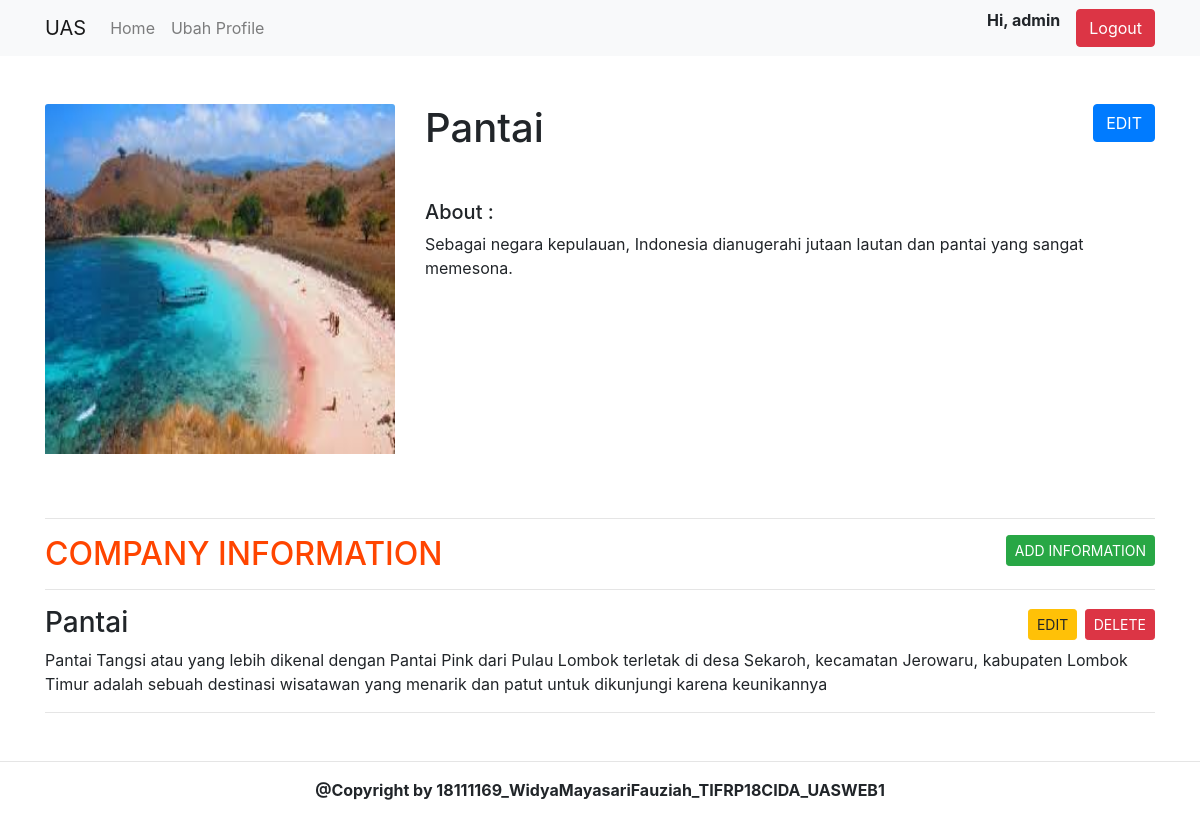
The app's page /halaman-ubah-detail.php?id=2 (signed in) with its own data.
### tables this page shows
CREATE TABLE `user` (
  `id_user` int(11) NOT NULL,
  `username` varchar(32) NOT NULL,
  `password` varchar(64) NOT NULL,
  `email` varchar(255) NOT NULL
);

CREATE TABLE `companies` (
  `id_company` int(11) NOT NULL,
  `image` varchar(255) NOT NULL,
  `company_name` varchar(22) NOT NULL,
  `about` varchar(255) NOT NULL
);

CREATE TABLE `detail` (
  `id_company` int(11) NOT NULL,
  `id_detail` int(11) NOT NULL,
  `tittle` varchar(255) NOT NULL,
  `desc` varchar(255) NOT NULL
);

### halaman-ubah-detail.php (the view, shortened to what this page needs)
<!doctype html>
<html lang="en">
<?php
include 'koneksi.php';
$id = $_GET['id'];
$data = $conn->prepare("SELECT * FROM companies WHERE id_company = $id");
$data->execute();
$companies = $data->fetch();
$id_user = $_SESSION['id'];
$data = $conn->prepare("SELECT username FROM user WHERE id_user =$id_user");
$data->execute();
$user = $data->fetch();
$data = $conn->prepare('SELECT * FROM detail INNER JOIN companies ON detail.id_company = companies.id_company WHERE companies.id_company = :id');
$data->bindParam(':id', $id);
$data->execute();
$details = $data->fetchAll();
?>
<head>
    <link rel="stylesheet" href="css/bootstrap.min.css">
</head>
<body>
    <nav class="navbar navbar-expand-lg navbar-light bg-light">
        <div class="container">
            <a class="navbar-brand" href="#">UAS</a>
            <ul class="navbar-nav mr-auto">
                <li class="nav-item ">
                    <a class="nav-link" href="halaman-menu-utama.php">Home </a>
                </li>
                <li class="nav-item">
                    <a class="nav-link " href="halaman-ubah-profile.php">Ubah Profile</a>
                </li>
            </ul>
            <p class="font-weight-bold">Hi, <?php echo $user['username'] ?></p>
            <a href="logout.php" class="btn btn-danger ml-3">Logout</a>
        </div>
    </nav>
    <div class="container mt-5">
        <div class="row">
            <div class="col-md-4">
                <img class="card-img-top" src="image/<?php echo $companies['image'] ?>" alt="Card image cap" height="350px" width="100%">
            </div>
            <div class="col-md-8">
                <?php if ($companies) { ?>
                    <h1><?php echo $companies['company_name'] ?>
                        <a href="form-edit-company.php?id=<?php echo $id ?>" class="btn btn-primary " style="float: right;">EDIT</a>
                    </h1>
                    <h5 class="mt-5">About :</h5>
                    <p><?php echo $companies['about'] ?></p>
                <?php } ?>
            </div>
        </div>
        <div class="row mt-5">
            <div class="col-md-12">
                <hr>
                <h2 style="color: orangered;">COMPANY INFORMATION <a href="form-tambah-detail.php?id=<?php echo $id ?>" class="btn btn-success btn-sm" style="float: right;">ADD INFORMATION</a></h2>
                <hr>
                <div class="row">
                    <div class="col-md-12">
                        <table class="table table-stripped table-hover datatab">
                            <?php if ($details > 0) { ?>
                                <?php foreach ($details as $detail) { ?>
                                    <h3>
                                        <?php echo $detail['tittle'] ?>
                                        <div style="float: right;">
                                            <a href="form-edit-detail.php?id=<?php echo $detail['id_detail'] ?>&id_company=<?php echo $id ?>" class="btn btn-warning btn-sm">EDIT</a>
                                            <a href="hapusdetail.php?id=<?php echo $detail['id_detail'] ?>&id_company=<?php echo $id ?>" onclick="return confirm('Are you sure?')" class="btn btn-danger btn-sm">DELETE</a>
                                        </div>
                                    </h3>
                                    <p><?php echo $detail['desc'] ?> </p>
                                    <hr>
                                <?php } ?>
                            <?php } ?>
                        </table>
                    </div>
                </div>
            </div>
        </div>
    </div>
    <hr>
    <div class="row ">
        <div class="col-md-12 text-center">
            <p class="font-weight-bold">
                @Copyright by 18111169_WidyaMayasariFauziah_TIFRP18CIDA_UASWEB1
            </p>
        </div>
    </div>
</body>
</html>

### records on screen
user: username "admin"
companies: image (picture), company_name "Pantai", about "Sebagai negara kepulauan, Indonesia dianugerahi jutaan lautan dan pantai yang sangat memesona."
detail: tittle "Pantai", desc "Pantai Tangsi atau yang lebih dikenal dengan Pantai Pink dari Pulau Lombok terletak di desa Sekaroh, kecamatan Jerowaru, kabupaten Lombok Timur adalah sebuah destinasi wisatawan yang menarik dan patut untuk dikunjungi karena keunikannya"
